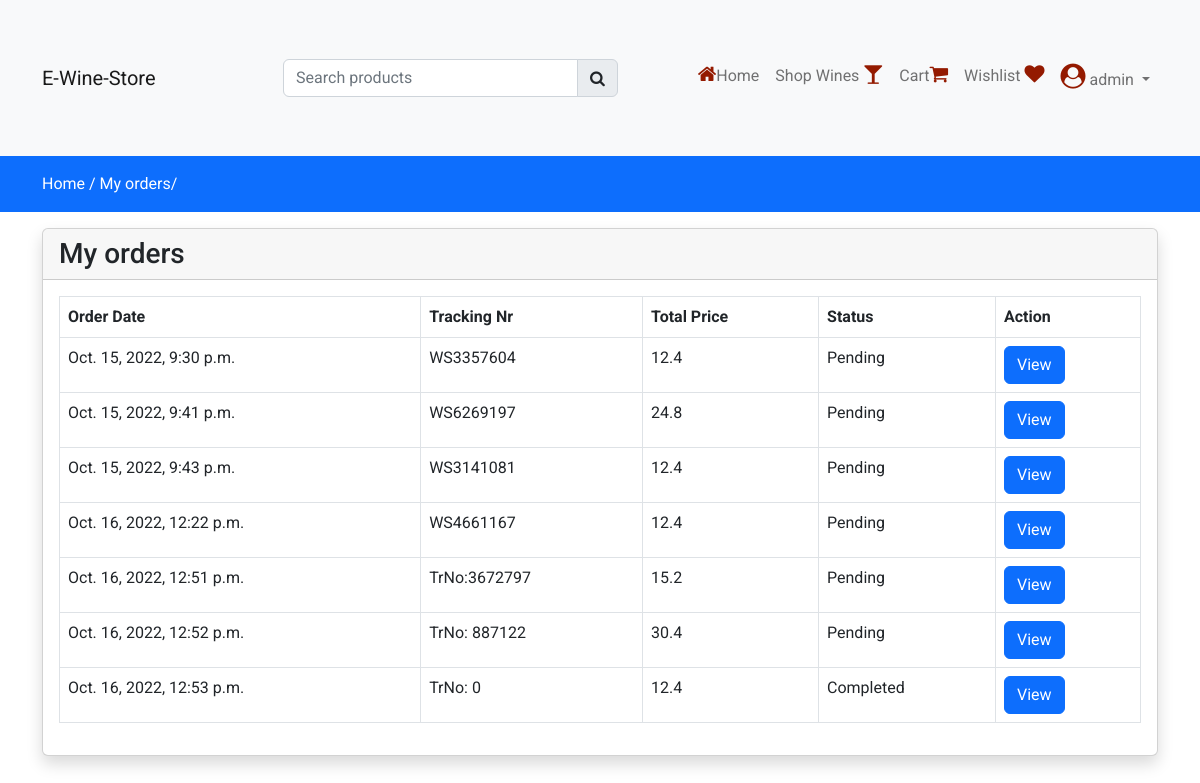
The app's page /my-orders (signed in) with its own data.
### store/models.py (models this page shows, shortened)
class Order(models.Model):
    user = models.ForeignKey(User, on_delete=models.CASCADE)
    fname = models.CharField(max_length=150, null=False)
    lname = models.CharField(max_length=150, null=False)
    email = models.CharField(max_length=150, null=False)
    phone = models.CharField(max_length=150, null=False)
    address = models.TextField(null=False)
    city = models.CharField(max_length=150, null=False)
    country = models.CharField(max_length=150, null=False)
    pincode = models.CharField(max_length=150, null=False)
    total_price = models.FloatField(null=False)
    payment_mode = models.CharField(max_length=150, null=False)
    payment_id = models.CharField(max_length=250, null=True)
    orderstatuses = (
        ('Pending', 'Pending'),
        ('Out for Shipping', 'Out for Shipping'),
        ('Completed', 'Completed'),
    )
    status = models.CharField(max_length=150, choices=orderstatuses, default='Pending')
    message = models.TextField(null=True)
    tracking_no = models.CharField(max_length=250, null=True)
    created_at = models.DateTimeField(auto_now_add=True)
    updated_at = models.DateTimeField(auto_now=True)

### store/controller/order.py (the view)
# urls.py: path('my-orders', order.index, name="myorders"),
def index(request):
    orders = Order.objects.filter(user=request.user)
    context = {'orders': orders}
    return render(request, "store/orders/index.html", context)

### store/templates/store/orders/index.html
{% extends 'store/layouts/main.html' %}
{% block content %}
<div class="py-3 bg-primary" xmlns="http://www.w3.org/1999/html">
      <div class="container">
          <a class="text-white" href="{% url 'home' %}"> Home /</a>
          <a class="text-white" href="{% url 'myorders' %}"> My orders/</a>
      </div>
    </div>
    <div class="container my-3">
          <div class="row">
              <div class="col-md-12">
                <div class="card shadow ">
                      <div class="card-header ">
                        <h3 class="mb-0"> My orders</h3>
                      </div>
                    <div class="card-body">
                      <table class="table table-bordered">
                        <thead>
                           <tr>
                              <th>Order Date</th>
                              <th>Tracking Nr</th>
                              <th>Total Price</th>
                              <th>Status</th>
                              <th>Action</th>
                           </tr>
                        </thead>
                        <tbody>
                           {% for item in orders  %}
                           <tr>
                                <td>{{ item.created_at }} </td>
                                <td>{{ item.tracking_no }} </td>
                                <td>{{ item.total_price }} </td>
                                <td>{{ item.status }} </td>
                                <td>
                                    <a href="{% url 'orderview' item.tracking_no %}" class="btn btn-primary">View</a>
                                </td>
                           </tr>
                          {% endfor %}
                        </tbody>
                      </table>
                    </div>
                </div>
           </div>
        </div>
    </div>
{% endblock content %}

### store/templates/store/inc/navbar.html (shortened to what this page needs)
<nav class="navbar navbar-expand-lg bg-light">
  <div class="container">
    <a class="navbar-brand" href="/">E-Wine-Store</a>
      <div class="search-bar">
       <form action="{% url 'searchproduct' %}" method="POST">
           <div class="input-group ">
            <input type="search" required class="form-control" name="productsearch" id="searchproducts" placeholder="Search products" >
            <button type="submit" class="input-group-text" > <i class="fa fa-search" ></i> </button>
           </div>
        </form>
      </div>
    <div class="py-5 collapse navbar-collapse" id="navbarNav">
      <ul class="navbar-nav ms-auto">
        <li class="nav-item">
          <a class="nav-link {% if request.resolver_match.url_name == 'home' %}active{% endif %} " aria-current="page" href="{% url 'home' %}"><i class="fa fa-home" style="font-size:20px;color:#941A00"></i>Home</a>
        </li>
        <li class="nav-item">
          <a class="nav-link  {% if request.resolver_match.url_name == 'collections' %}active{% endif %} " href="{% url 'collections' %}">Shop Wines <i class="fa fa-glass" style="font-size:20px;color:#941A00"></i> </a>
        </li>
        {% if request.user.is_authenticated %}
          <li class="nav-item">
          <a class="nav-link  {% if request.resolver_match.url_name == 'cart' %}active{% endif %}  " aria-current="page" href="{% url 'cart' %}">Cart<i class="fa fa-shopping-cart" style="font-size:20px;color:#941A00"></i></a>
        </li>
          <li class="nav-item">
          <a class="nav-link  {% if request.resolver_match.url_name == 'wishlist' %}active{% endif %}  " aria-current="page" href="{% url 'wishlist' %}">Wishlist <i class="fa fa-heart" style="font-size:20px;color:#941A00"></i></a>
        </li>
        <li class="nav-item">
         <li class="nav-item dropdown">
          <a class="nav-link dropdown-toggle" href="#" role="button" data-bs-toggle="dropdown" aria-expanded="false">
           <i class="fa fa-user-circle" style="font-size:25px;color:#941A00"></i> {{ request.user }}
          </a>
        </li>
        {% endif %}
      </ul>
    </div>
  </div>
</nav>

### static/css/custom.css (style rules this page uses)
.search-bar { width: 30% !important; margin-left:10%; }

### store/templates/store/layouts/main.html (style rules this page uses)
* { font-family: 'Roboto', sans-serif; }
a { text-decoration: none; color: #000; }

### records on screen
Order: created_at "Oct. 15, 2022, 9:30 p.m.", tracking_no "WS3357604", total_price "12.4", status "Pending"
Order: created_at "Oct. 15, 2022, 9:41 p.m.", tracking_no "WS6269197", total_price "24.8", status "Pending"
Order: created_at "Oct. 15, 2022, 9:43 p.m.", tracking_no "WS3141081", total_price "12.4", status "Pending"
Order: created_at "Oct. 16, 2022, 12:22 p.m.", tracking_no "WS4661167", total_price "12.4", status "Pending"
Order: created_at "Oct. 16, 2022, 12:51 p.m.", tracking_no "TrNo:3672797", total_price "15.2", status "Pending"
Order: created_at "Oct. 16, 2022, 12:52 p.m.", tracking_no "TrNo: 887122", total_price "30.4", status "Pending"
Order: created_at "Oct. 16, 2022, 12:53 p.m.", tracking_no "TrNo: 0", total_price "12.4", status "Completed"

### other values on screen
{{ request.user }} "admin"
